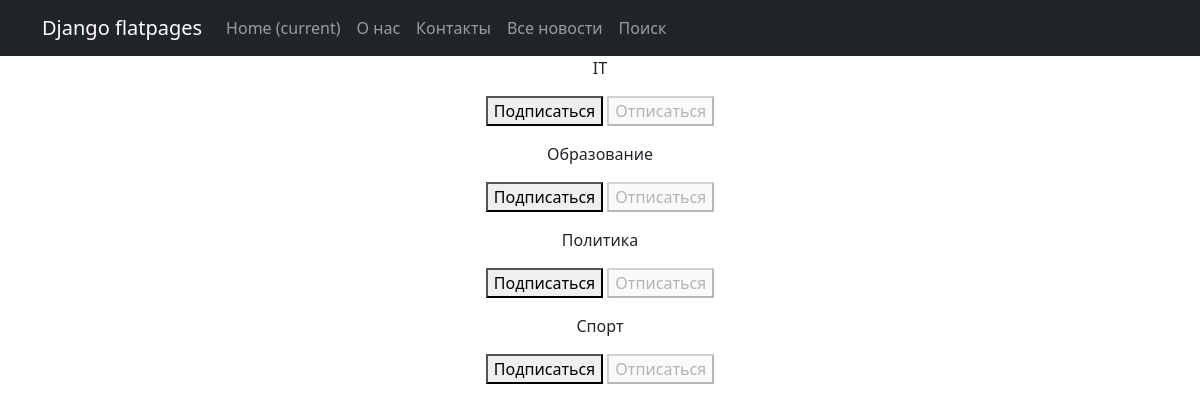
Page /subscriptions/ (signed in) on the committed database.
### news/models.py (models this page shows, shortened)
class Category(models.Model):
    name = models.CharField(max_length=64, unique=True)
    subscribers = models.ManyToManyField(User, related_name='categories')

### news/views.py (the view, shortened to what this page needs)
# urls.py: path('subscriptions/', subscriptions, name='subscriptions'),
@login_required
@csrf_protect
def subscriptions(request):
    categories_with_subscriptions = Category.objects.annotate(
        user_subscribed=Exists(
            Subscriber.objects.filter(
                user=request.user,
                category=OuterRef('pk'),
            )
        )
    ).order_by('name')
    return render(
        request,
        'subscriptions.html',
        {'categories': categories_with_subscriptions},
    )

### templates/subscriptions.html (shortened to what this page needs)
{% extends 'flatpages/default.html' %}
{% block content %}
    {% for category in categories  %}
        <p>
            {{ category.name }}
            <form method="post">
                {% if category.user_subscribed %}
                    <button disabled>Подписаться</button>
                    <button name="action" value="unsubscribe">Отписаться</button>
                {% else %}
                    <button name="action" value="subscribe">Подписаться</button>
                    <button disabled>Отписаться</button>
                {% endif %}
            </form>
        </p>
    {% endfor %}
{% endblock content %}

### rows in the picture
Category: name "IT", shows "Подписаться"
Category: name "Образование", shows "Подписаться"
Category: name "Политика", shows "Подписаться"
Category: name "Спорт", shows "Подписаться"
